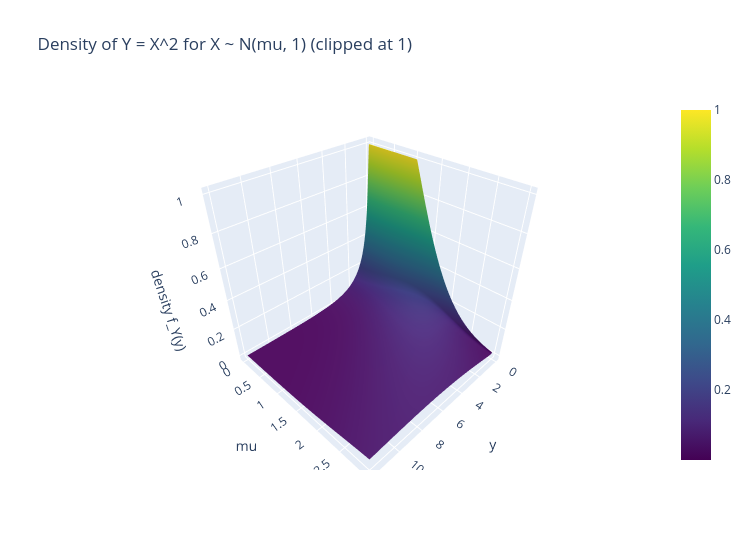

Notebook code cell kept with this figure:
### Markdown cell above
### 8.3 Interactive Plotly version of 8.1

### Code cell
fig = go.Figure(go.Surface(x=y_values, y=mu_values, z=np.minimum(Z, 1.0), colorscale="Viridis"))
fig.update_layout(title="Density of Y = X^2 for X ~ N(mu, 1) (clipped at 1)", width=750, height=550,
                  scene=dict(xaxis_title="y", yaxis_title="mu", zaxis_title="density f_Y(y)"))
fig.show()

### Figure 1 — Plotly figure (JSON) as saved in the notebook; plotly's stock layout.template omitted (floating-point values rounded to 4 significant figures; data arrays with more than 128 entries replaced by an {"elided": "..."} marker saying what was removed)
{"data": [{"colorscale": [[0.0, "#440154"], [0.1111, "#482878"], [0.2222, "#3e4989"], [0.3333, "#31688e"], [0.4444, "#26828e"], [0.5556, "#1f9e89"], [0.6667, "#35b779"], [0.7778, "#6ece58"], [0.8889, "#b5de2b"], [1.0, "#fde725"]], "type": "surface", "x": {"elided": "200 float values"}, "y": [0.0, 0.07692, 0.1538, 0.2308, 0.3077, 0.3846, 0.4615, 0.5385, 0.6154, 0.6923, 0.7692, 0.8462, 0.9231, 1.0, 1.077, 1.154, 1.231, 1.308, 1.385, 1.462, 1.538, 1.615, 1.692, 1.769, 1.846, 1.923, 2.0, 2.077, 2.154, 2.231, 2.308, 2.385, 2.462, 2.538, 2.615, 2.692, 2.769, 2.846, 2.923, 3.0], "z": {"elided": "40x200 float values"}}], "layout": {"height": 550, "scene": {"xaxis": {"title": {"text": "y"}}, "yaxis": {"title": {"text": "mu"}}, "zaxis": {"title": {"text": "density f_Y(y)"}}}, "title": {"text": "Density of Y = X^2 for X ~ N(mu, 1) (clipped at 1)"}, "width": 750}}
